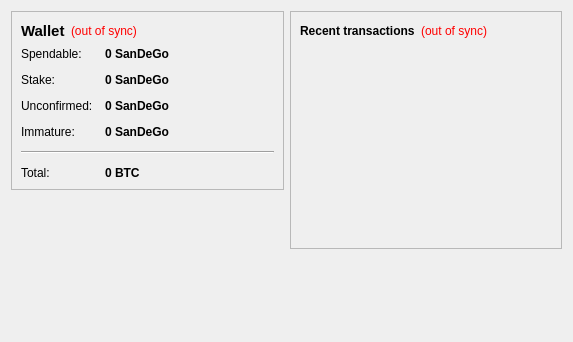
<?xml version="1.0" encoding="UTF-8"?>
<ui version="4.0">
 <class>OverviewPage</class>
 <widget class="QWidget" name="OverviewPage">
  <property name="geometry">
   <rect>
    <x>0</x>
    <y>0</y>
    <width>573</width>
    <height>342</height>
   </rect>
  </property>
  <property name="windowTitle">
   <string>Form</string>
  </property>
  <layout class="QHBoxLayout" name="horizontalLayout" stretch="1,1">
   <item>
    <layout class="QVBoxLayout" name="verticalLayout_2">
     <item>
      <widget class="QFrame" name="frame">
       <property name="frameShape">
        <enum>QFrame::StyledPanel</enum>
       </property>
       <property name="frameShadow">
        <enum>QFrame::Raised</enum>
       </property>
       <layout class="QVBoxLayout" name="verticalLayout_4">
        <item>
         <layout class="QHBoxLayout" name="horizontalLayout_4">
          <item>
           <widget class="QLabel" name="label_5">
            <property name="font">
             <font>
              <pointsize>11</pointsize>
              <weight>75</weight>
              <bold>true</bold>
             </font>
            </property>
            <property name="text">
             <string>Wallet</string>
            </property>
           </widget>
          </item>
          <item>
           <widget class="QLabel" name="labelWalletStatus">
            <property name="toolTip">
             <string>The displayed information may be out of date. Your wallet automatically synchronizes with the SanDeGo network after a connection is established, but this process has not completed yet.</string>
            </property>
            <property name="styleSheet">
             <string notr="true">QLabel { color: red; }</string>
            </property>
            <property name="text">
             <string notr="true">(out of sync)</string>
            </property>
            <property name="alignment">
             <set>Qt::AlignLeading|Qt::AlignLeft|Qt::AlignVCenter</set>
            </property>
           </widget>
          </item>
          <item>
           <spacer name="horizontalSpacer_2">
            <property name="orientation">
             <enum>Qt::Horizontal</enum>
            </property>
            <property name="sizeHint" stdset="0">
             <size>
              <width>40</width>
              <height>20</height>
             </size>
            </property>
           </spacer>
          </item>
         </layout>
        </item>
        <item>
         <layout class="QFormLayout" name="formLayout_2">
          <property name="fieldGrowthPolicy">
           <enum>QFormLayout::AllNonFixedFieldsGrow</enum>
          </property>
          <property name="horizontalSpacing">
           <number>12</number>
          </property>
          <property name="verticalSpacing">
           <number>12</number>
          </property>
          <item row="0" column="0">
           <widget class="QLabel" name="label">
            <property name="text">
             <string>Spendable:</string>
            </property>
           </widget>
          </item>
          <item row="0" column="1">
           <widget class="QLabel" name="labelBalance">
            <property name="font">
             <font>
              <weight>75</weight>
              <bold>true</bold>
             </font>
            </property>
            <property name="cursor">
             <cursorShape>IBeamCursor</cursorShape>
            </property>
            <property name="toolTip">
             <string>Your current spendable balance</string>
            </property>
            <property name="text">
             <string notr="true">0 SanDeGo</string>
            </property>
            <property name="textInteractionFlags">
             <set>Qt::LinksAccessibleByMouse|Qt::TextSelectableByKeyboard|Qt::TextSelectableByMouse</set>
            </property>
           </widget>
          </item>
          <item row="1" column="0">
           <widget class="QLabel" name="label_6">
            <property name="text">
             <string>Stake:</string>
            </property>
           </widget>
          </item>
          <item row="1" column="1">
           <widget class="QLabel" name="labelStake">
            <property name="font">
             <font>
              <weight>75</weight>
              <bold>true</bold>
             </font>
            </property>
            <property name="cursor">
             <cursorShape>IBeamCursor</cursorShape>
            </property>
            <property name="toolTip">
             <string>Total of coins that was staked, and do not yet count toward the current balance</string>
            </property>
            <property name="text">
             <string notr="true">0 SanDeGo</string>
            </property>
            <property name="textInteractionFlags">
             <set>Qt::LinksAccessibleByMouse|Qt::TextSelectableByKeyboard|Qt::TextSelectableByMouse</set>
            </property>
           </widget>
          </item>
          <item row="2" column="0">
           <widget class="QLabel" name="label_3">
            <property name="text">
             <string>Unconfirmed:</string>
            </property>
           </widget>
          </item>
          <item row="2" column="1">
           <widget class="QLabel" name="labelUnconfirmed">
            <property name="font">
             <font>
              <weight>75</weight>
              <bold>true</bold>
             </font>
            </property>
            <property name="cursor">
             <cursorShape>IBeamCursor</cursorShape>
            </property>
            <property name="toolTip">
             <string>Total of transactions that have yet to be confirmed, and do not yet count toward the current balance</string>
            </property>
            <property name="text">
             <string notr="true">0 SanDeGo</string>
            </property>
            <property name="textInteractionFlags">
             <set>Qt::LinksAccessibleByMouse|Qt::TextSelectableByKeyboard|Qt::TextSelectableByMouse</set>
            </property>
           </widget>
          </item>
          <item row="3" column="0">
           <widget class="QLabel" name="labelImmatureText">
            <property name="text">
             <string>Immature:</string>
            </property>
           </widget>
          </item>
          <item row="3" column="1">
           <widget class="QLabel" name="labelImmature">
            <property name="font">
             <font>
              <weight>75</weight>
              <bold>true</bold>
             </font>
            </property>
            <property name="toolTip">
             <string>Mined balance that has not yet matured</string>
            </property>
            <property name="text">
             <string notr="true">0 SanDeGo</string>
            </property>
            <property name="textInteractionFlags">
             <set>Qt::LinksAccessibleByMouse|Qt::TextSelectableByKeyboard|Qt::TextSelectableByMouse</set>
            </property>
           </widget>
          </item>
          <item row="4" column="0" colspan="2">
           <widget class="Line" name="line">
            <property name="orientation">
             <enum>Qt::Horizontal</enum>
            </property>
           </widget>
          </item>
          <item row="5" column="0">
           <widget class="QLabel" name="labelTotalText">
            <property name="text">
             <string>Total:</string>
            </property>
           </widget>
          </item>
          <item row="5" column="1">
           <widget class="QLabel" name="labelTotal">
            <property name="font">
             <font>
              <weight>75</weight>
              <bold>true</bold>
             </font>
            </property>
            <property name="cursor">
             <cursorShape>IBeamCursor</cursorShape>
            </property>
            <property name="toolTip">
             <string>Your current total balance</string>
            </property>
            <property name="text">
             <string notr="true">0 BTC</string>
            </property>
            <property name="textInteractionFlags">
             <set>Qt::LinksAccessibleByMouse|Qt::TextSelectableByKeyboard|Qt::TextSelectableByMouse</set>
            </property>
           </widget>
          </item>
         </layout>
        </item>
       </layout>
      </widget>
     </item>
     <item>
      <spacer name="verticalSpacer">
       <property name="orientation">
        <enum>Qt::Vertical</enum>
       </property>
       <property name="sizeHint" stdset="0">
        <size>
         <width>20</width>
         <height>40</height>
        </size>
       </property>
      </spacer>
     </item>
    </layout>
   </item>
   <item>
    <layout class="QVBoxLayout" name="verticalLayout_3">
     <item>
      <widget class="QFrame" name="frame_2">
       <property name="frameShape">
        <enum>QFrame::StyledPanel</enum>
       </property>
       <property name="frameShadow">
        <enum>QFrame::Raised</enum>
       </property>
       <layout class="QVBoxLayout" name="verticalLayout">
        <item>
         <layout class="QHBoxLayout" name="horizontalLayout_2">
          <item>
           <widget class="QLabel" name="label_4">
            <property name="text">
             <string>&lt;b&gt;Recent transactions&lt;/b&gt;</string>
            </property>
           </widget>
          </item>
          <item>
           <widget class="QLabel" name="labelTransactionsStatus">
            <property name="toolTip">
             <string>The displayed information may be out of date. Your wallet automatically synchronizes with the SanDeGo network after a connection is established, but this process has not completed yet.</string>
            </property>
            <property name="styleSheet">
             <string notr="true">QLabel { color: red; }</string>
            </property>
            <property name="text">
             <string notr="true">(out of sync)</string>
            </property>
            <property name="alignment">
             <set>Qt::AlignRight|Qt::AlignTrailing|Qt::AlignVCenter</set>
            </property>
           </widget>
          </item>
          <item>
           <spacer name="horizontalSpacer">
            <property name="orientation">
             <enum>Qt::Horizontal</enum>
            </property>
            <property name="sizeHint" stdset="0">
             <size>
              <width>40</width>
              <height>20</height>
             </size>
            </property>
           </spacer>
          </item>
         </layout>
        </item>
        <item>
         <widget class="QListView" name="listTransactions">
          <property name="styleSheet">
           <string notr="true">QListView { background: transparent; }</string>
          </property>
          <property name="frameShape">
           <enum>QFrame::NoFrame</enum>
          </property>
          <property name="verticalScrollBarPolicy">
           <enum>Qt::ScrollBarAlwaysOff</enum>
          </property>
          <property name="horizontalScrollBarPolicy">
           <enum>Qt::ScrollBarAlwaysOff</enum>
          </property>
          <property name="selectionMode">
           <enum>QAbstractItemView::NoSelection</enum>
          </property>
         </widget>
        </item>
       </layout>
      </widget>
     </item>
     <item>
      <spacer name="verticalSpacer_2">
       <property name="orientation">
        <enum>Qt::Vertical</enum>
       </property>
       <property name="sizeHint" stdset="0">
        <size>
         <width>20</width>
         <height>40</height>
        </size>
       </property>
      </spacer>
     </item>
    </layout>
   </item>
  </layout>
 </widget>
 <resources/>
 <connections/>
</ui>
